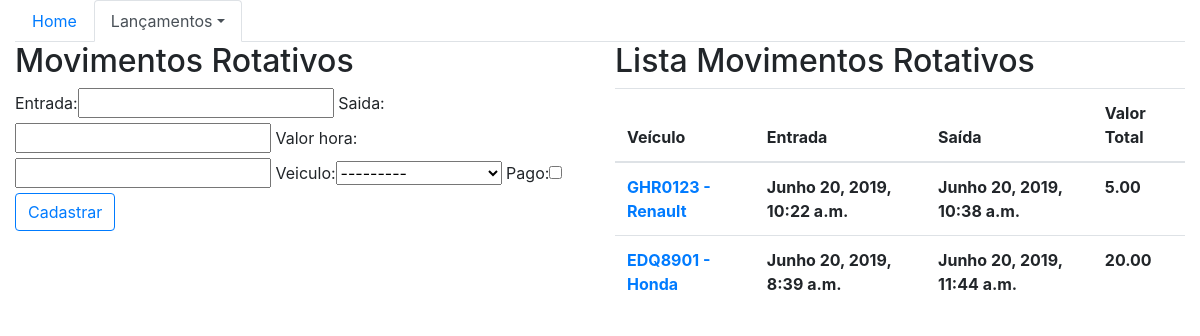
The page /core/mov_rotativos/ on the database as committed earlier.
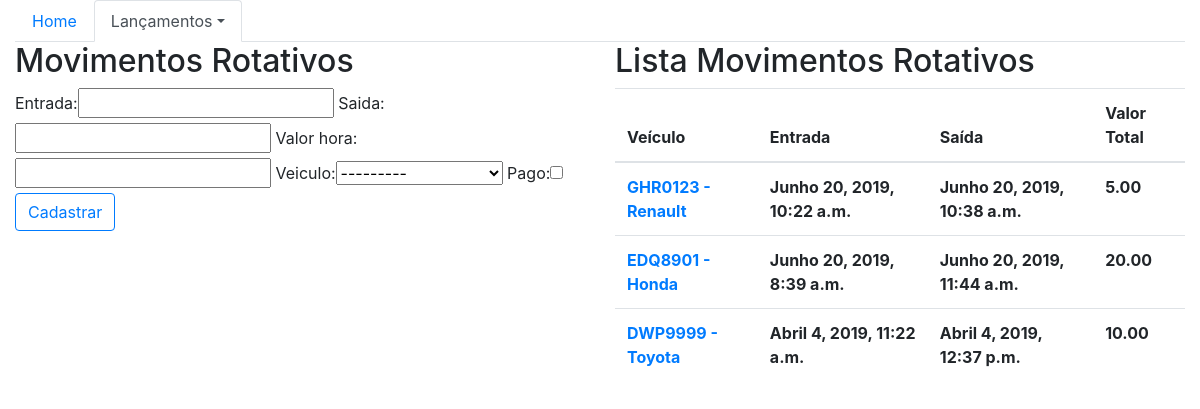
The same page on the database as committed later.
### core/models.py (models this page shows)
class MovtoRotativo(models.Model):
    entrada = models.DateTimeField(auto_now=False)
    saida = models.DateTimeField(auto_now=False, null=True, blank=True)
    valor_hora = models.DecimalField(max_digits=5, decimal_places=2)
    veiculo = models.ForeignKey('Veiculo', on_delete=models.CASCADE)
    pago = models.BooleanField(default=False)
    def horas_total(self):
        saida = self.saida if self.saida is not None else timezone.now()
        return math.ceil((saida - self.entrada).total_seconds() / 3600)
    def valor_total(self):
        return self.valor_hora * self.horas_total()
    def __str__(self):
        return f'{self.veiculo}'

class Veiculo(models.Model):
    proprietario = models.ForeignKey('Pessoa', on_delete=models.CASCADE)
    marca = models.ForeignKey('Marca', on_delete=models.CASCADE)
    placa = models.CharField(max_length=10)
    cor = models.ForeignKey('CorVeiculo', on_delete=models.CASCADE)
    observacoes = models.TextField(blank=True)
    def __str__(self):
        return f'{self.placa} - {self.marca}'

class Marca(models.Model):
    descricao = models.CharField(max_length=30)
    def __str__(self):
        return f'{self.descricao}'

### core/views.py (the view)
def lista_mov_rotativos(request):
    mov_rotativos = MovtoRotativo.objects.all()
    form = MovtoRotativoForm()
    dados = {'mov_rotativos': mov_rotativos, 'form': form}
    return render(request, 'core/lista_mov_rotativos.html', dados)

### core/forms.py
class MovtoRotativoForm(ModelForm):
    class Meta:
        model = MovtoRotativo
        fields = '__all__'

### core/templates/core/lista_mov_rotativos.html (shortened to what this page needs)
{% extends "base.html" %}
{% load bootstrap %}
{% block menu %}
    <ul class="nav nav-tabs">
        <li class="nav-item">
            <a class="nav-link" href="{% url 'core_home' %}">Home</a>
        </li>
        <li class="nav-item dropdown">
            <a class="nav-link dropdown-toggle active" data-toggle="dropdown" href="#" role="button" aria-haspopup="true" aria-expanded="false">Lançamentos</a>
        </li>
    </ul>
{% endblock menu %}
{% block main %}
    <div class="row">
        <div class="col-sm-6">
            <h2>Movimentos Rotativos</h2>
            <form action="{% url 'core_mov_rotativo_novo' %}" method="POST">
                {{ form|bootstrap }}
                <button type="submit" class="btn btn-outline-primary">Cadastrar</button>
            </form>
        </div>
        <div class="col-sm-6">
            <h2>Lista Movimentos Rotativos</h2>
            <table class="table table-hover">
                <thead>
                    <tr>
                        <th scope="col">Veículo</th>
                        <th scope="col">Entrada</th>
                        <th scope="col">Saída</th>
                        <th scope="col">Valor Total</th>
                    </tr>
                </thead>
                <tbody>
                    {% for mov_rotativo in mov_rotativos %}
                        <tr>
                            <th scope="row">
                                <a href="{% url 'core_mov_rotativo_update' mov_rotativo.id %}"> {{ mov_rotativo }} </a>
                            </th>
                            <th>{{ mov_rotativo.entrada }}</th>
                            <th>{{ mov_rotativo.saida }}</th>
                            <th>{{ mov_rotativo.valor_total }}</th>
                        </tr>
                    {% endfor %}
                </tbody>
            </table>
        </div>
    </div>
{% endblock main %}

### templates/base.html (shortened to what this page needs)
{% load static %}
<!DOCTYPE html>
<html lang="en">
<head>
    <link rel="stylesheet" href="{% static 'bootstrap/css/bootstrap.css' %}">
<head>
<body>
    <div class="container-fluid">
        {% block menu %}
        {% endblock menu %}
        {% block main %}
        {% endblock main %}
    </div>
</body>
</html>

Rows that differ between the two databases and show on the page:
added MovtoRotativo: veiculo.descricao "DWP9999 - Toyota", entrada "Abril 4, 2019, 11:22 a.m.", saida "Abril 4, 2019, 12:37 p.m.", valor_total "10.00"
